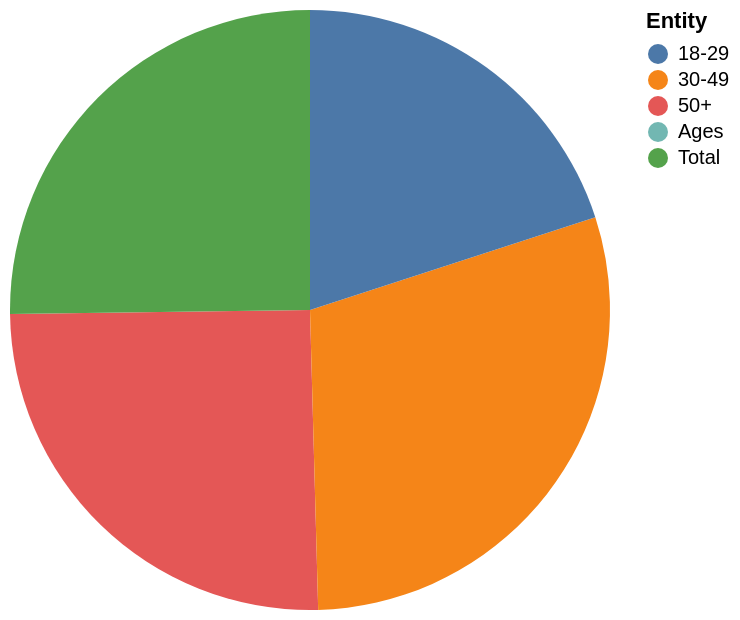

This figure's Vega-Lite source:
### Vega-Lite specification from a JSON file in a GitHub repository (floating-point values rounded to 4 significant figures)
{"$schema": "https://vega.github.io/schema/vega-lite/v5.json", "description": "Pie chart auto-generated from CSV", "data": {"values": [{"Entity": "50+", "Increase their focus on national interests": "29", "Everthing will stay the same": "32", "Cooperate more with other countries": "37"}, {"Entity": "30-49", "Increase their focus on national interests": "34", "Everthing will stay the same": "29", "Cooperate more with other countries": "37"}, {"Entity": "18-29", "Increase their focus on national interests": "23", "Everthing will stay the same": "46", "Cooperate more with other countries": "30"}, {"Entity": "Ages", "Increase their focus on national interests": "0", "Everthing will stay the same": "0", "Cooperate more with other countries": "0"}, {"Entity": "Total", "Increase their focus on national interests": "29", "Everthing will stay the same": "34", "Cooperate more with other countries": "35"}]}, "mark": "arc", "encoding": {"theta": {"field": "Increase their focus on national interests", "type": "quantitative"}, "color": {"field": "Entity", "type": "nominal"}}}
